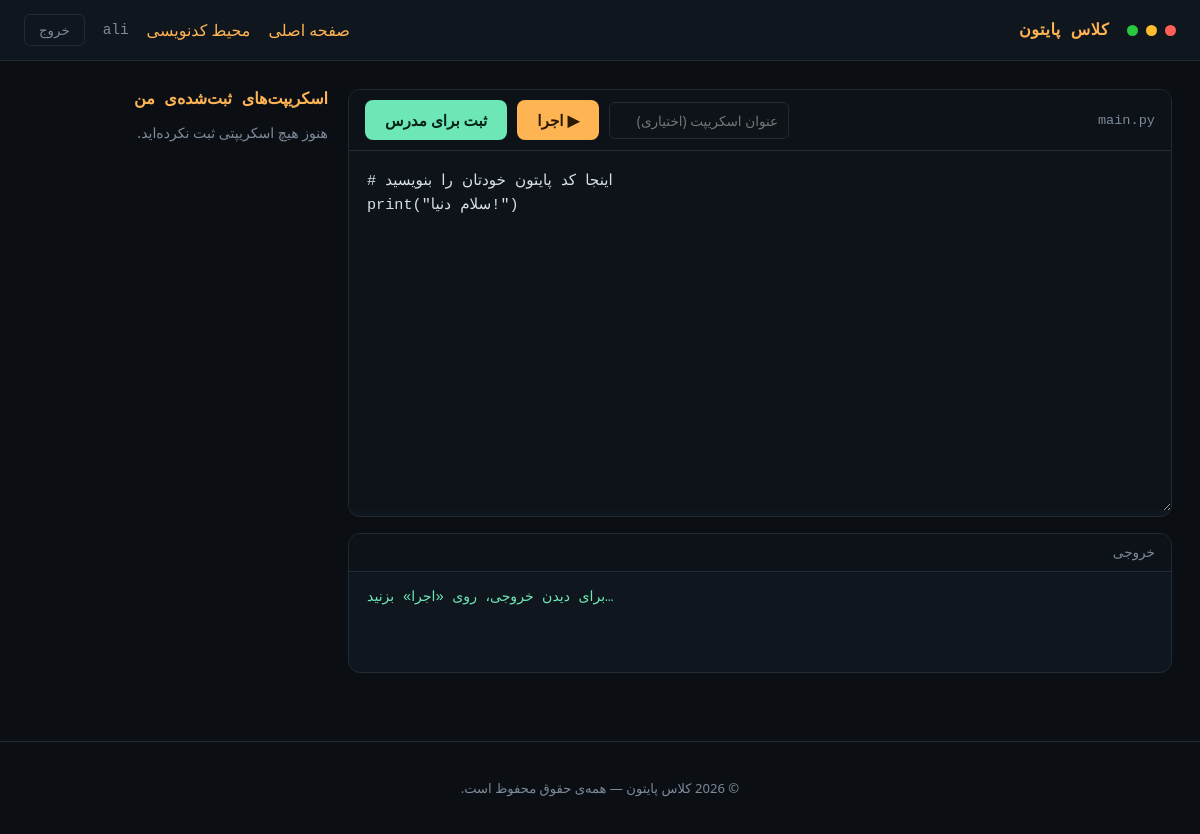
Page /dashboard/ (signed in) on the earlier database version.
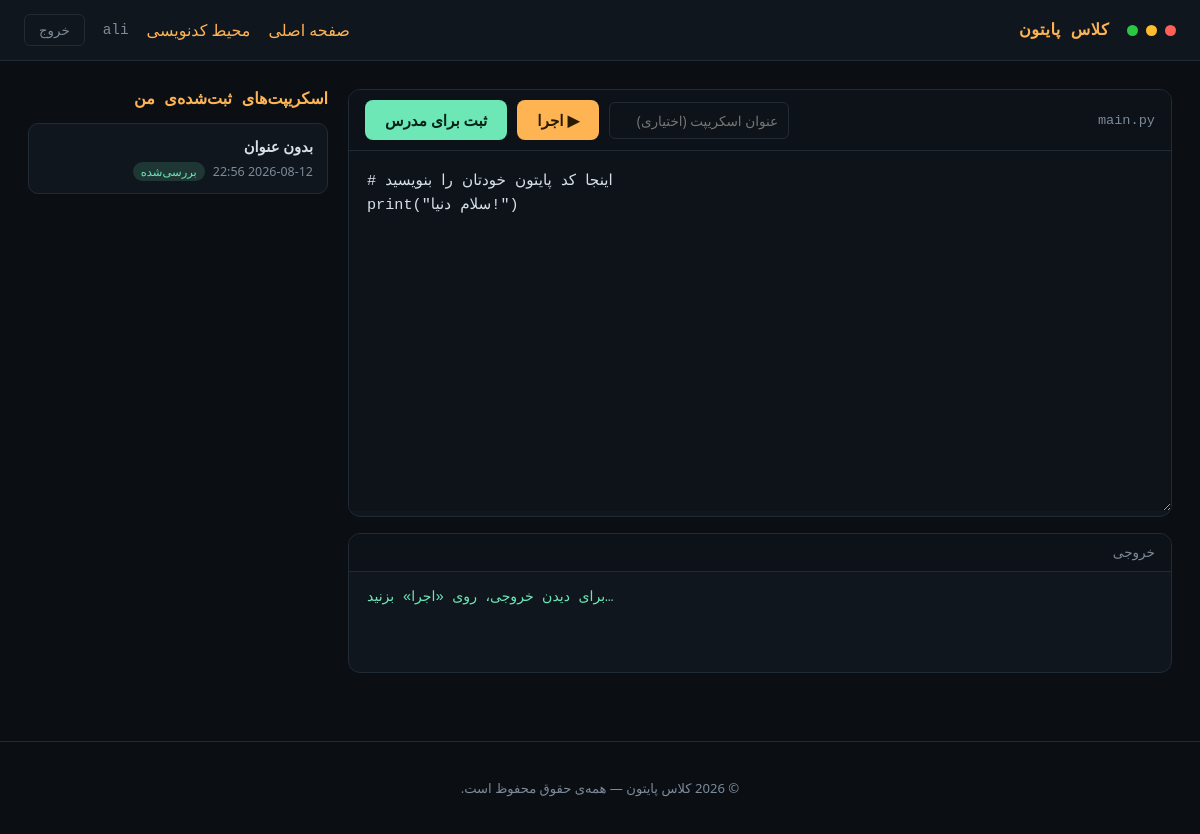
Same page on the later database version.
### core/models.py (models this page shows, shortened)
class Submission(models.Model):
    student = models.ForeignKey(
        settings.AUTH_USER_MODEL,
        on_delete=models.CASCADE,
        related_name="submissions",
    )
    title = models.CharField(max_length=150, blank=True)
    code = models.TextField()
    output = models.TextField(blank=True)
    created_at = models.DateTimeField(auto_now_add=True)
    reviewed = models.BooleanField(default=False)
    instructor_note = models.TextField(blank=True)

### core/views.py (the view)
# urls.py: path("dashboard/", views.dashboard, name="dashboard"),
@login_required
def dashboard(request):
    my_submissions = request.user.submissions.all()[:20]
    return render(
        request,
        "core/dashboard.html",
        {
            "starter_code": STARTER_CODE,
            "my_submissions": my_submissions,
        },
    )

### core/templates/core/dashboard.html (shortened to what this page needs)
{% extends "core/base.html" %}
{% block content %}
<div class="editor-page">
    <div class="editor-page__main">
        <div class="panel">
            <div class="panel__bar">
                <span class="panel__bar-label">main.py</span>
                <div class="panel__bar-actions">
                    <input type="text" id="title-input" placeholder="عنوان اسکریپت (اختیاری)">
                    <button id="run-btn" class="btn btn--accent">▶ اجرا</button>
                    <button id="save-btn" class="btn btn--primary">ثبت برای مدرس</button>
                </div>
            </div>
            <textarea id="code-input" spellcheck="false">{{ starter_code }}</textarea>
        </div>
        <div class="panel panel--console">
            <div class="panel__bar">
                <span class="panel__bar-label">خروجی</span>
            </div>
            <pre id="console-output" class="console">برای دیدن خروجی، روی «اجرا» بزنید…</pre>
        </div>
    </div>
    <aside class="editor-page__sidebar">
        <h2 class="sidebar__title">اسکریپت‌های ثبت‌شده‌ی من</h2>
        {% if my_submissions %}
        <ul class="submission-list">
            {% for s in my_submissions %}
            <li class="submission-list__item">
                <span class="submission-list__title">{{ s.title|default:"بدون عنوان" }}</span>
                <span class="submission-list__meta">
                    {{ s.created_at|date:"Y-m-d H:i" }}
                    {% if s.reviewed %}<span class="badge badge--ok">بررسی‌شده</span>{% else %}<span class="badge">در انتظار بررسی</span>{% endif %}
                </span>
            </li>
            {% endfor %}
        </ul>
        {% else %}
        <p class="sidebar__empty">هنوز هیچ اسکریپتی ثبت نکرده‌اید.</p>
        {% endif %}
    </aside>
</div>
{% endblock %}

Differences in the rows shown:
added Submission: title "بدون عنوان", created_at "2026-08-12 22:56", reviewed "بررسی‌شده"
Other differences:
text no longer shown: "هنوز هیچ اسکریپتی ثبت نکرده‌اید."
